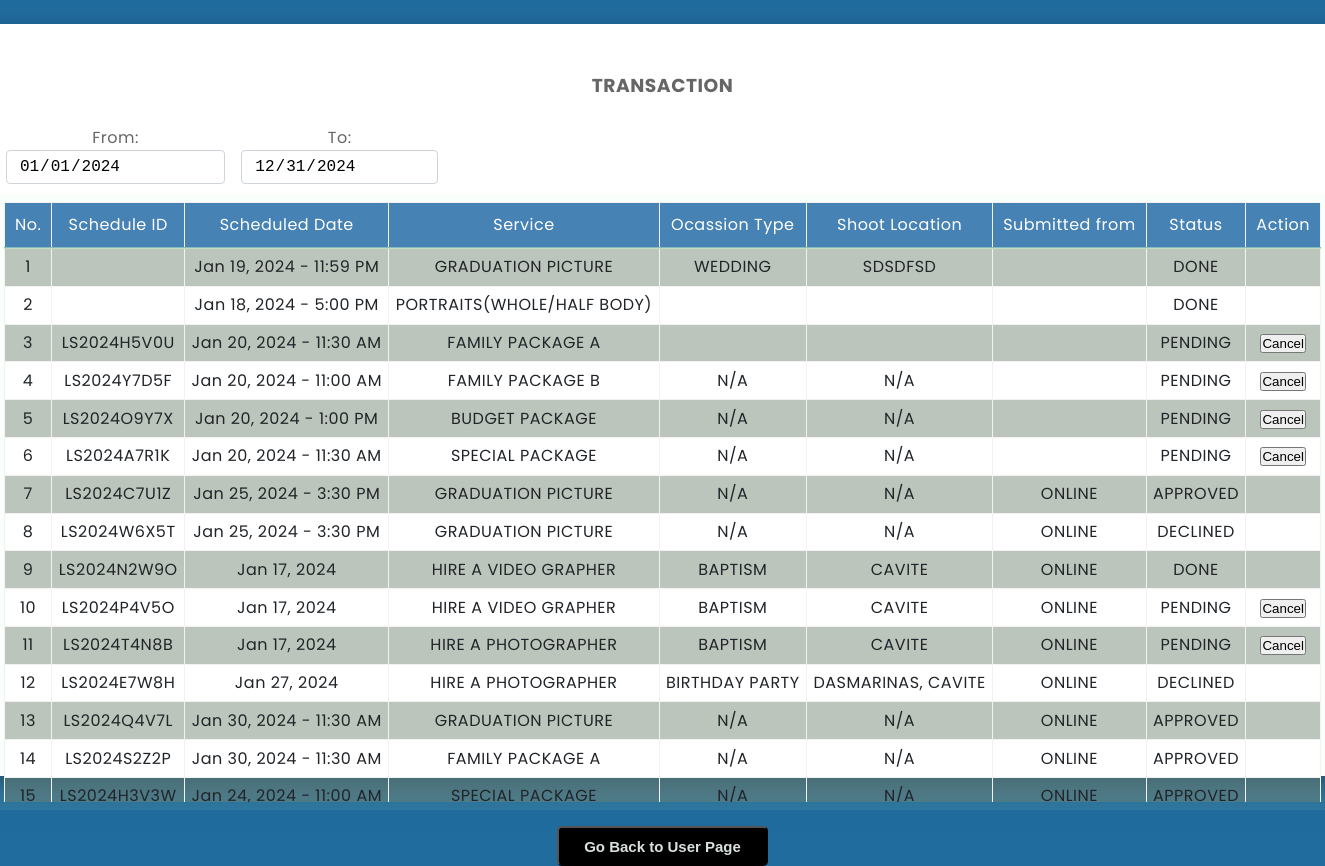
The app's page /user/history.php (signed in) with its own data.
### tables this page shows
CREATE TABLE `appointment` (
  `apt_id` int(11) NOT NULL,
  `schedule_id` varchar(255) DEFAULT NULL,
  `user_id` int(11) NOT NULL,
  `service_id` int(11) NOT NULL,
  `apt_occasion_type` varchar(200) DEFAULT NULL,
  `apt_datetime` datetime NOT NULL,
  `apt_location` varchar(255) DEFAULT NULL,
  `apt_status` varchar(200) NOT NULL DEFAULT 'PENDING',
  `apt_remark` varchar(500) NOT NULL DEFAULT 'Please wait for approval.',
  `apt_status_date` datetime DEFAULT NULL,
  `apt_date_added` datetime NOT NULL DEFAULT current_timestamp(),
  `apt_photographer` varchar(255) DEFAULT NULL,
  `photographer_id` int(11) NOT NULL,
  `apt_submit_type` varchar(255) DEFAULT NULL,
  `walkin_fullname` varchar(255) DEFAULT NULL,
  `walkin_contact` varchar(255) DEFAULT NULL
);

CREATE TABLE `services` (
  `service_id` int(11) NOT NULL,
  `service_name` varchar(250) NOT NULL,
  `service_image` varchar(255) NOT NULL,
  `service_description` varchar(500) NOT NULL,
  `service_type` varchar(200) NOT NULL,
  `service_price` int(11) DEFAULT NULL,
  `service_date_added` datetime NOT NULL DEFAULT current_timestamp(),
  `archived_flag` int(11) NOT NULL DEFAULT 1
);

### user/session.php (called while the page is built, shortened)
<?php
    require_once('../database.php');
    if (isset($_SESSION['user'])) {
            $user = $_SESSION['user'];
            $id = $user->user_id;
            $query = $connection->prepare("SELECT * FROM users WHERE user_id = ?");
            $query->bind_param("i", $id);
            $query->execute();
            $queryResult = $query->get_result();
    } else {
        header('Location: ../logoutmodule/logout.php');
    }
?>

### user/history.php (the view, shortened to what this page needs)
<?php include('session.php'); ?>
<!DOCTYPE html>
<html lang="en">
<head>
    <link rel="stylesheet" href="../assets/global/css/design.css" />
    <link rel="stylesheet" href="../assets/admin/css/account.css" />
    <link rel="stylesheet" href="../assets/global/css/main.css" />
    <link rel="stylesheet" href="../assets/global/css/global.css" />
    <link rel="stylesheet" href="../assets/global/css/table.css" />
    <link rel="stylesheet" href="../assets/global/css/user_profile.css" />
</head>
<body>
        <main class="main-container">
                <div class="main-title">
                    <h3>TRANSACTION</h3>
                </div>
                <form method="post" id="form">
                    <div class="controller">
                        <section class="date">
                            <div class="from">
                                <label for="from">From: </label>
                                <input type="date" id="start_date" class="sd" name="start_date" value="<?php echo date('Y-m-d', strtotime('first day of January')) ?>" name="startDate" required onchange="fetchData()">
                            </div>
                            <div class="to">
                                <label for="to">To:</label>
                                <input type="date" id="end_date" class="ed" name="end_date" value="<?php echo date('Y-m-d', strtotime('last day of December')) ?>" name="startDate" required onchange="fetchData()">
                            </div>
                        </section>
                    </div>
                    </form>
                    <div class="container bg-dirty py-2 my-0 px-2">
                        <div id="table1" class="table-group-container active">
                            <table id="table1" class="table table-striped table-bordered w-100">
                                <thead>
                                    <tr>
                                    <th>No.</th>
                                    <th>Schedule ID</th>
                                    <th>Scheduled Date</th>
                                    <th>Service</th>
                                    <th>Ocassion Type</th>
                                    <th>Shoot Location</th>
                                    <th>Submitted from</th>
                                    <th>Status</th>
                                    <th>Action</th>
                                    </tr>
                                </thead>
<tbody id="result-body">
    <?php
    $i = 1;
    $user = $_SESSION['user'];
    $currentUserId = $user->user_id;
    $sql = mysqli_query($connection, "SELECT * FROM appointment, services, users WHERE appointment.apt_status != 'ARCHIVED' AND appointment.service_id = services.service_id AND appointment.user_id = users.user_id AND appointment.user_id = $currentUserId") or die(mysqli_error($connection));
    if (mysqli_num_rows($sql) > 0) {
        while ($row = mysqli_fetch_array($sql)) {
            $serstat = $row['apt_status'];
            $schedule_id = $row['schedule_id'];
            $apt_submit_type = $row ['apt_submit_type'];
            $sername = strtoupper($row['service_name']);
            $apt_occ = strtoupper($row['apt_occasion_type']);
            $apt_loc = strtoupper($row['apt_location']);
            $apt_submit_type = strtoupper($apt_submit_type);
            $apt_date = $row['apt_datetime'];
            if ($row['service_type'] === 'BIG') {
                $formatted_date = date("M j, Y", strtotime($apt_date));
            } else {
                $formatted_date = date("M j, Y - g:i A", strtotime($apt_date));
            }
            $cancelButton = ($serstat == 'PENDING') ? '<button class="cancel-button" data-schedule-id="' . $schedule_id . '">Cancel</button>' : '';
            ?>
            <tr>
                <td><?php echo $i++ ?></td>
                <td><?php echo $schedule_id ?></td>
                <td><?php echo $formatted_date; ?></td>
                <td><?php echo strtoupper($sername); ?></td>
                <td><?php echo strtoupper($apt_occ); ?></td>
                <td><?php echo strtoupper($apt_loc); ?></td>
                <td><?php echo strtoupper($apt_submit_type); ?></td>
                <td><?php echo $serstat; ?></td>
                <td><?php echo $cancelButton; ?></td>
            </tr>
        <?php
        }
    } else {
        echo '<tr><td colspan="8" style="text-align: center;">No records found.</td></tr>';
    }
    ?>
</tbody>
                            </table>
                        </div>
                    </div>
                    <button id="cancel" class="modal-trigger" type="type">Go Back to User Page</button>
    </main>
</body>
</html>

### assets/global/css/design.css (style rules this page uses)
:root { --blue1: rgba(36, 175, 242); --blue2: rgba(7, 164, 241); --blue3: rgba(23, 147, 217); --blue4: rgba(4, 127, 204); --blue5: rgba(30,144,255); --light_blue: rgba(63, 194, 250); --dim_blue: rgba(137, 192, 223); --dark_blue: rgba(30, 70, 139); --gray: rgba(208, 216, 227); --dark_gray: rgba(141, 164, 196); --dirty_white: rgba(244, 244, 244); --red: rgba(254, 0, 0); --maroon: rgba(154, 0, 0); }
* { margin: 0; padding: 0; box-sizing: border-box; }
body { font-family: "Montserrat", sans-serif; letter-spacing: 0.5px; line-height: 1.2; scrollbar-color: smooth; background-color: #e6e8ed; color: #666666; }

### assets/global/css/main.css (style rules this page uses)
:root { --darkgreen: hsl(120, 98%, 25%); --darkgreen1: hsl(100, 98%, 27%); --lightgreen: hsl(120, 97%, 30%); --gold: hsl(45, 99%, 46%); --lightgold: hsl(45, 99%, 53%); --whitesmoke: hsl(0, 0%, 98%); --white: hsl(0, 0%, 100%); --black: hsl(0, 0%, 25%); --green: hsl(134, 62%, 31%); --green1: hsl(134, 62%, 35%); --sidebaractive: hsl(0, 0%, 90%); --sidebarhover: hsl(0, 0%, 88%); --sidebartexthover: hsl(0, 0%, 0%); }
* { margin: 0; padding: 0; box-sizing: border-box; }
html { font-family: "samsung", poppins, serif, monospace, sans-serif; }
body { line-height: 1.5; letter-spacing: 0.0625 rem; background-color: hsl(0, 0%, 96%); overflow-x: hidden; overflow-y: auto; scroll-behavior: smooth; }

### assets/global/css/global.css (style rules this page uses)
.py-2 { padding-top: 0.5rem; padding-bottom: 0.5rem; }
.px-2 { padding-left: 0.5rem !important; padding-right: 0.5rem !important; }
.my-0 { margin-top: 0 !important; margin-bottom: 0 !important; }
.bg-dirty { background-color: #cafaca15 !important; }
.modal-trigger { background: linear-gradient( 135deg, var(--color-primary-variant), var(--color-primary) ); font-size: 15px; color: var(--color-bg-1); margin-top: 1rem; display: inline-block; padding: 0.6rem 1.6rem; font-weight: 600; border-radius: 0.3rem; cursor: pointer; }
* { margin: 0; padding: 0; box-sizing: border-box; }
.w-100 { width: 100% !important; }

### assets/global/css/table.css (style rules this page uses)
.table { width: 100%; margin-bottom: 2px; color: #212529; border-collapse: collapse; white-space: nowrap; }
.table th, .table td { padding: 0.4rem; align-items: center; border-top: 1px solid #cafaca77; }
.table thead th { vertical-align: bottom; border-bottom: 2px solid #cafaca77; background-color: #21232d; color: white; font-weight: normal; text-align: center; }
#table1 tbody tr:nth-child(odd) { background-color: #73847377; }
#table1 tbody tr:nth-child(even) { background-color: #ffffff; }
.table-bordered { border: 1px solid #cafaca77; }
.table-bordered th, .table-bordered td { border: 1px solid hsl(0, 0%, 95%); }
.table-bordered thead th, .table-bordered thead td { border-bottom-width: 2px; background: #4682B4; padding: 10px 10px; }
.table-striped tbody tr { background-color: rgba(0, 0, 0, 0.1); }
.table-group-container { display: none; overflow-x: auto; }
.table-group-container.active { display: block; width: 100%; }

### assets/css/user_profile.css (style rules this page uses)
:root { --color-primary: #000; --color-primary: #000; --color-primary-variant: #000; --color-bg-1:#D8E2DC; --color-bg-2:#D8E2DC; --color-bg-3:#F7F7F0; --color-bg-4:#D8E2DC; --color-bg-5:#216c9e; --color-light: #000; --color-white:hsl(0, 0%, 0%); --container-witdh-lg:88%; --container-witdh-md: 92%; --transition: all 400ms ease; }
* { box-sizing: border-box; }
body { font-family: 'Poppins', sans-serif; padding: 0; margin: 0; display: flex; align-items: center; justify-content: center; background-color: var(--color-bg-5); height: 100vh; }
.main-container { text-align: center; background-color: white; width: 55rem; border-radius: 20px; padding: 3rem; box-shadow: 0 10px 40px -20px black; }

### records on screen
appointment: apt_datetime "Jan 19, 2024 - 11:59 PM", service.service_name "GRADUATION PICTURE", apt_occasion_type "WEDDING", apt_location "SDSDFSD", apt_status "DONE"
appointment: apt_datetime "Jan 18, 2024 - 5:00 PM", service.service_name "PORTRAITS(WHOLE/HALF BODY)", apt_status "DONE"
appointment: schedule "LS2024H5V0U", apt_datetime "Jan 20, 2024 - 11:30 AM", service.service_name "FAMILY PACKAGE A", apt_status "PENDING"
appointment: schedule "LS2024Y7D5F", apt_datetime "Jan 20, 2024 - 11:00 AM", service.service_name "FAMILY PACKAGE B", apt_occasion_type "N/A", apt_location "N/A", apt_status "PENDING"
appointment: schedule "LS2024O9Y7X", apt_datetime "Jan 20, 2024 - 1:00 PM", service.service_name "BUDGET PACKAGE", apt_occasion_type "N/A", apt_location "N/A", apt_status "PENDING"
appointment: schedule "LS2024A7R1K", apt_datetime "Jan 20, 2024 - 11:30 AM", service.service_name "SPECIAL PACKAGE", apt_occasion_type "N/A", apt_location "N/A", apt_status "PENDING"
appointment: schedule "LS2024C7U1Z", apt_datetime "Jan 25, 2024 - 3:30 PM", service.service_name "GRADUATION PICTURE", apt_occasion_type "N/A", apt_location "N/A", apt_submit_type "ONLINE", apt_status "APPROVED"
appointment: schedule "LS2024W6X5T", apt_datetime "Jan 25, 2024 - 3:30 PM", service.service_name "GRADUATION PICTURE", apt_occasion_type "N/A", apt_location "N/A", apt_submit_type "ONLINE", apt_status "DECLINED"
appointment: schedule "LS2024N2W9O", apt_datetime "Jan 17, 2024", service.service_name "HIRE A VIDEO GRAPHER", apt_occasion_type "BAPTISM", apt_location "CAVITE", apt_submit_type "ONLINE", apt_status "DONE"
appointment: schedule "LS2024P4V5O", apt_datetime "Jan 17, 2024", service.service_name "HIRE A VIDEO GRAPHER", apt_occasion_type "BAPTISM", apt_location "CAVITE", apt_submit_type "ONLINE", apt_status "PENDING"
appointment: schedule "LS2024T4N8B", apt_datetime "Jan 17, 2024", service.service_name "HIRE A PHOTOGRAPHER", apt_occasion_type "BAPTISM", apt_location "CAVITE", apt_submit_type "ONLINE", apt_status "PENDING"
appointment: schedule "LS2024E7W8H", apt_datetime "Jan 27, 2024", service.service_name "HIRE A PHOTOGRAPHER", apt_occasion_type "BIRTHDAY PARTY", apt_location "DASMARINAS, CAVITE", apt_submit_type "ONLINE", apt_status "DECLINED"
appointment: schedule "LS2024Q4V7L", apt_datetime "Jan 30, 2024 - 11:30 AM", service.service_name "GRADUATION PICTURE", apt_occasion_type "N/A", apt_location "N/A", apt_submit_type "ONLINE", apt_status "APPROVED"
appointment: schedule "LS2024S2Z2P", apt_datetime "Jan 30, 2024 - 11:30 AM", service.service_name "FAMILY PACKAGE A", apt_occasion_type "N/A", apt_location "N/A", apt_submit_type "ONLINE", apt_status "APPROVED"
appointment: schedule "LS2024H3V3W", apt_datetime "Jan 24, 2024 - 11:00 AM", service.service_name "SPECIAL PACKAGE", apt_occasion_type "N/A", apt_location "N/A", apt_submit_type "ONLINE", apt_status "APPROVED"
